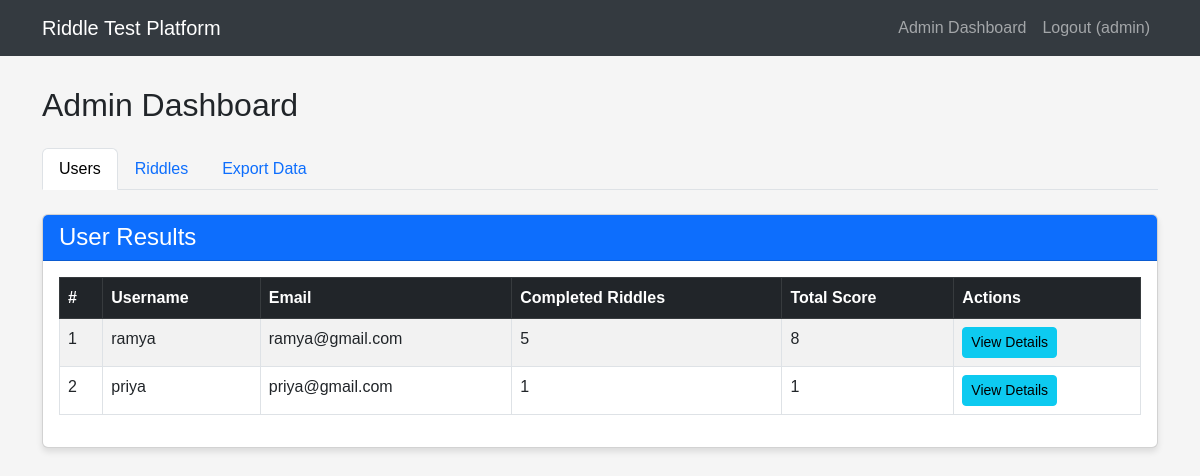
The app's page /admin_dashboard (signed in), older data.
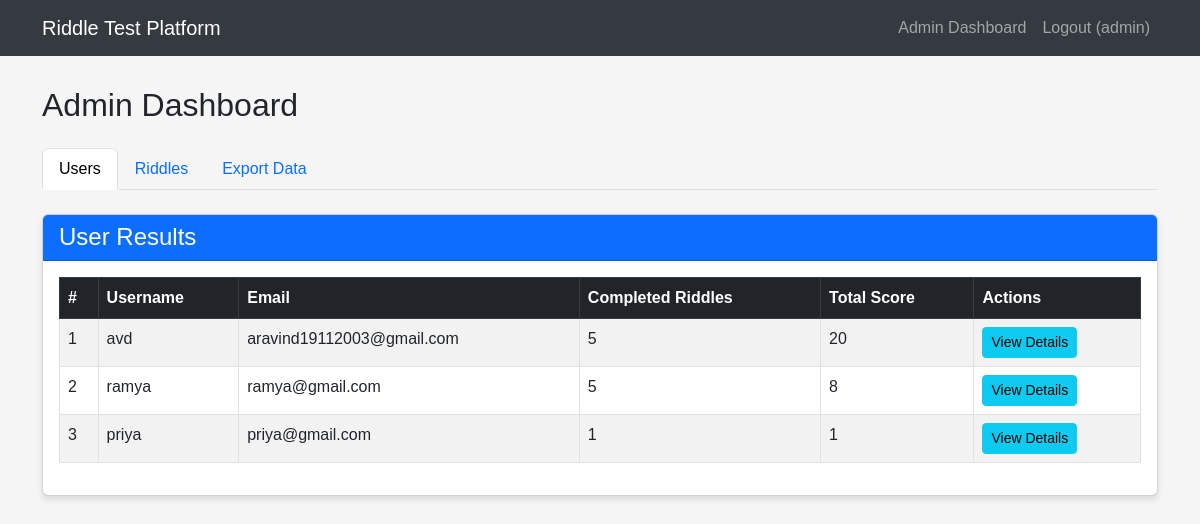
The same page, newer data.
### tables this page shows
CREATE TABLE users (
            id INTEGER PRIMARY KEY AUTOINCREMENT,
            username TEXT NOT NULL UNIQUE,
            email TEXT NOT NULL,
            password TEXT NOT NULL,
            is_admin INTEGER DEFAULT 0
        );

### app.py (the view)
@app.route('/admin_dashboard')
def admin_dashboard():
    if 'user_id' not in session or not session.get('is_admin'):
        flash('Unauthorized access.')
        return redirect(url_for('login'))
    conn = sqlite3.connect('riddle_test.db')
    c = conn.cursor()
    c.execute('''
        SELECT u.id, u.username, u.email,
               (SELECT COUNT(*) FROM user_progress WHERE user_id = u.id AND completed = 1) as completed_riddles,
               (SELECT SUM(score) FROM user_progress WHERE user_id = u.id AND completed = 1) as total_score
        FROM users u
        WHERE u.is_admin = 0
        ORDER BY total_score DESC
    ''')
    users_data = c.fetchall()
    c.execute("SELECT id, question, answer FROM riddles ORDER BY id")
    riddles_data = c.fetchall()
    conn.close()
    users = []
    for user in users_data:
        users.append({
            'id': user[0],
            'username': user[1],
            'email': user[2],
            'completed_riddles': user[3],
            'total_score': user[4] or 0
        })
    riddles = []
    for riddle in riddles_data:
        riddles.append({
            'id': riddle[0],
            'question': riddle[1],
            'answer': riddle[2]
        })
    return render_template('admin_dashboard.html', users=users, riddles=riddles)

### templates/admin_dashboard.html (shortened to what this page needs)
{% extends 'base.html' %} {% block content %}
<h2 class="mb-4">Admin Dashboard</h2>
<ul class="nav nav-tabs mb-4" id="adminTabs" role="tablist">
  <li class="nav-item" role="presentation">
    <button
      class="nav-link active"
      id="users-tab"
      data-bs-toggle="tab"
      data-bs-target="#users"
      type="button"
      role="tab"
    >
      Users
    </button>
  </li>
  <li class="nav-item" role="presentation">
    <button
      class="nav-link"
      id="riddles-tab"
      data-bs-toggle="tab"
      data-bs-target="#riddles"
      type="button"
      role="tab"
    >
      Riddles
    </button>
  </li>
  <li class="nav-item" role="presentation">
    <button
      class="nav-link"
      id="export-tab"
      data-bs-toggle="tab"
      data-bs-target="#export"
      type="button"
      role="tab"
    >
      Export Data
    </button>
  </li>
</ul>
<div class="tab-content" id="adminTabContent">
  <div
    class="tab-pane fade show active"
    id="users"
    role="tabpanel"
    aria-labelledby="users-tab"
  >
    <div class="card">
      <div class="card-header bg-primary text-white">
        <h4 class="mb-0">User Results</h4>
      </div>
      <div class="card-body">
        <div class="table-responsive">
          <table class="table table-striped table-bordered">
            <thead class="table-dark">
              <tr>
                <th>#</th>
                <th>Username</th>
                <th>Email</th>
                <th>Completed Riddles</th>
                <th>Total Score</th>
                <th>Actions</th>
              </tr>
            </thead>
            <tbody>
              {% for user in users %}
              <tr>
                <td>{{ loop.index }}</td>
                <td>{{ user.username }}</td>
                <td>{{ user.email }}</td>
                <td>{{ user.completed_riddles }}</td>
                <td>{{ user.total_score }}</td>
                <td>
                  <a
                    href="{{ url_for('user_detail', user_id=user.id) }}"
                    class="btn btn-sm btn-info"
                  >
                    View Details
                  </a>
                </td>
              </tr>
              {% endfor %}
            </tbody>
          </table>
        </div>
      </div>
    </div>
  </div>
</div>
{% endblock %}

### templates/base.html (shortened to what this page needs)
<!DOCTYPE html>
<html lang="en">
  <head>
    <link
      href="https://cdn.jsdelivr.net/npm/bootstrap@5.3.0-alpha1/dist/css/bootstrap.min.css"
      rel="stylesheet"
    />
  </head>
  <body>
    <nav class="navbar navbar-expand-lg navbar-dark">
      <div class="container">
        <a class="navbar-brand" href="/">Riddle Test Platform</a>
        <div class="collapse navbar-collapse" id="navbarNav">
          <ul class="navbar-nav ms-auto">
            {% if session.get('user_id') %} {% if session.get('is_admin') %}
            <li class="nav-item">
              <a class="nav-link" href="{{ url_for('admin_dashboard') }}"
                >Admin Dashboard</a
              >
            </li>
            {% endif %}
            <li class="nav-item">
              <a class="nav-link" href="{{ url_for('logout') }}"
                >Logout ({{ session.get('username') }})</a
              >
            </li>
            {% endif %}
          </ul>
        </div>
      </div>
    </nav>
    <div class="container">
       {% block content %}{% endblock %}
    </div>
  </body>
</html>

### templates/base.html (style rules this page uses)
body { font-family: "Arial", sans-serif; background-color: #f5f5f5; padding-bottom: 50px; }
.navbar { background-color: #343a40; margin-bottom: 30px; }
.card { margin-bottom: 20px; box-shadow: 0 4px 6px rgba(0, 0, 0, 0.1); }

Row changes from the older to the newer data that the page shows:
added users: username "avd", email "aravind19112003@gmail.com", completed_riddles "5", total_score "20"
